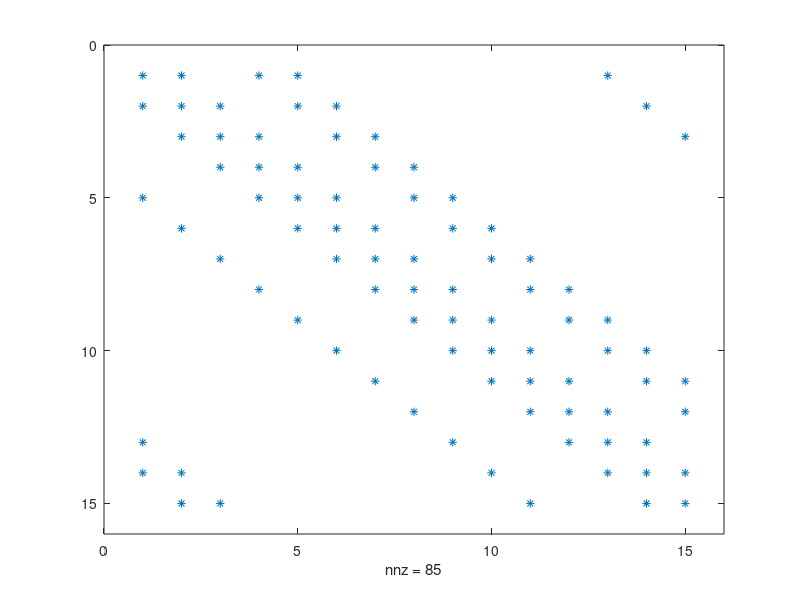

The MATLAB script that drew this image:
clear all; close all; clc
B(1:16,1)=-4;
B(:,2:10)=1
d=[0 -15 -13 -12 -4 -1 1 3 4 12]
% A=zeros(16,16)
A = full(spdiags(B,d,15,15))
spy(A)